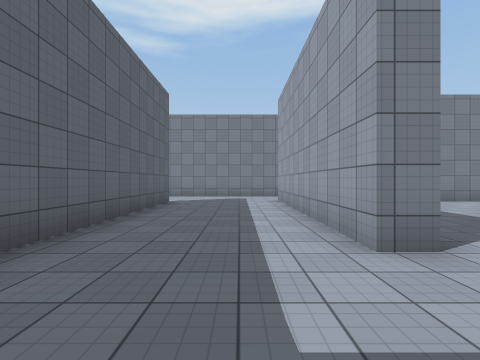
View 1 (above)

19 first-person views from a walk through a 3-D level made in the Unity game engine. The camera is 1.4 m above the floor, looks level and sees 85° across. The floor is counted in squares, 2 m on a side. Each view is taken from the middle of a square. On the plan, view 1 faces up. The plan holds only what a view shows up to about 9 squares ahead; the rest is blank. The player character is not drawn. Surface patterns are stand-ins for the level's own textures.

View 2
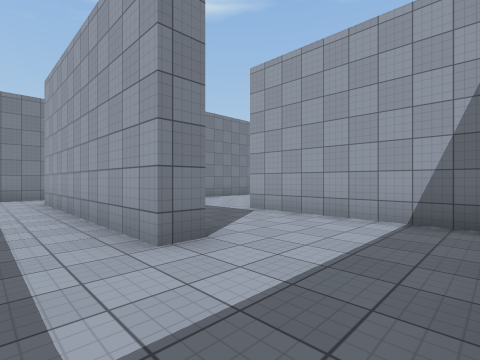

View 3
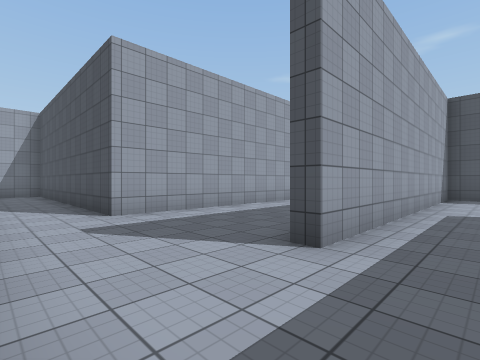

View 4
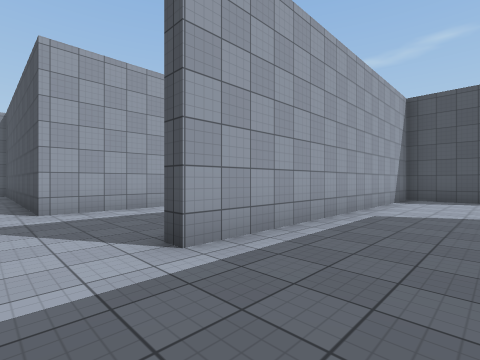

View 5
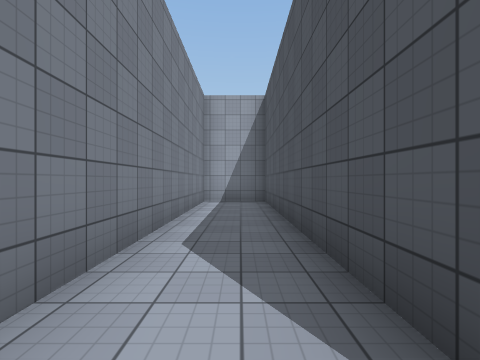

View 6
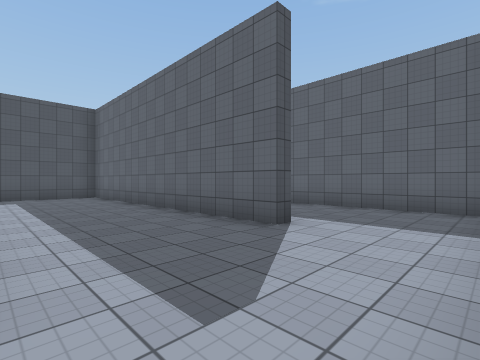

View 7
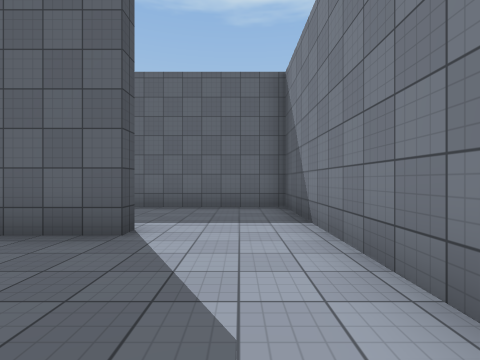

View 8
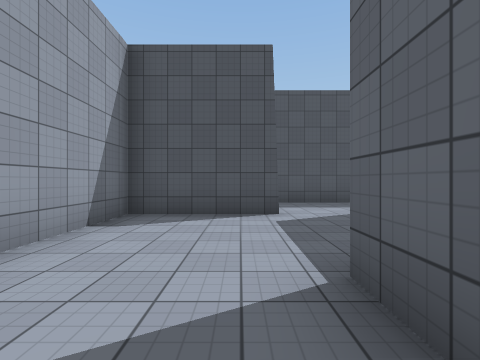

View 9
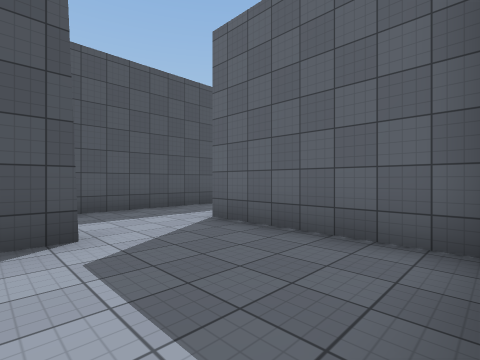

View 10
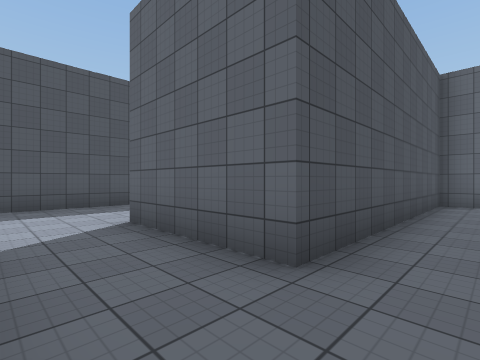

View 11
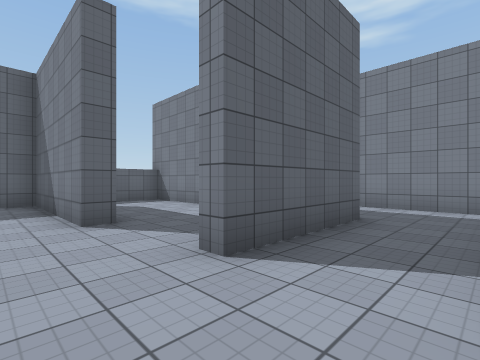

View 12
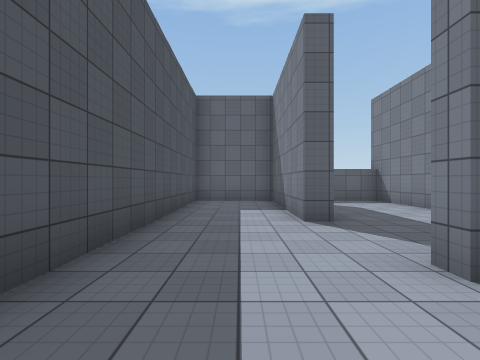

View 13
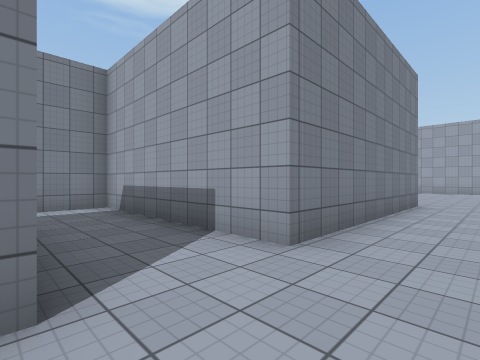

View 14
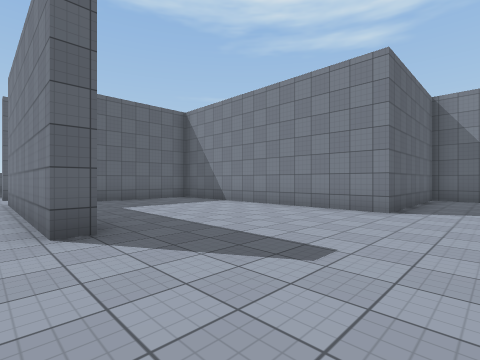

View 15
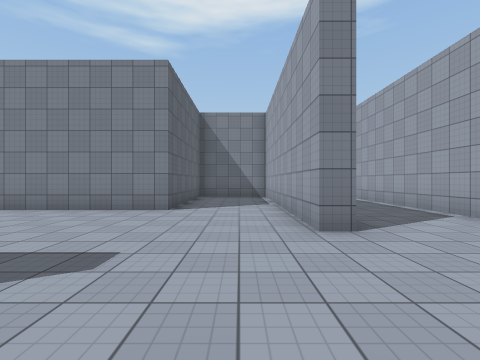

View 16
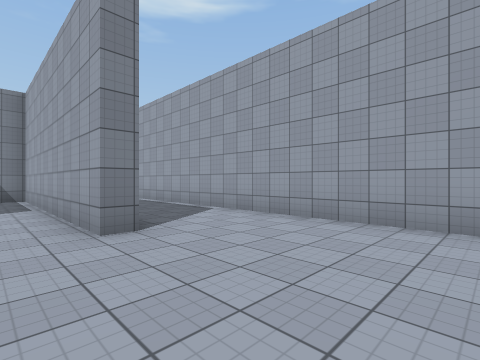

View 17
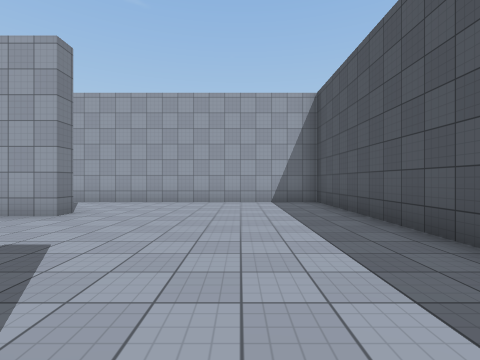

View 18
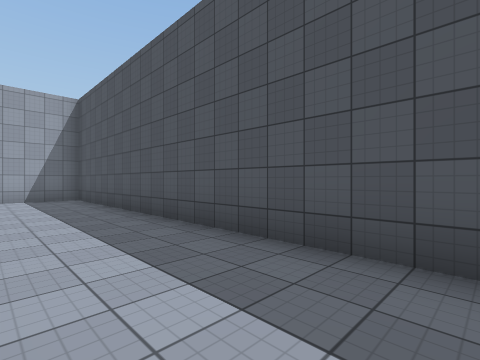

View 19
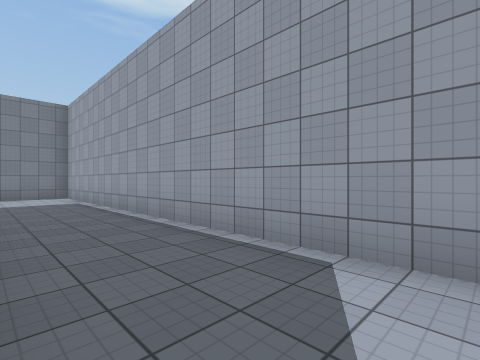

### Floor plan
Points are (right, up) in squares from view 1. A wall is a line through its corners. A room is listed if a view was taken in it or the views show most of it. See-through windows are left out.
Room 1 (views 1, 2, 3, 4, 5, 6, 7, 8, 9)
walls: (2, 2.6) (1.3, 2.6) (1.3, 9.2) (9.6, 9.2) (9.6, 11.2) (-5.8, 11.2) (-5.8, 6.4); (-5.8, 4.1) (-5.8, 3); (-0.4, -0.4) (0.5, -0.4); (-5.9, -0.4) (-2.7, -0.4) (-2.7, 8.5) (-2.3, 8.5) (-2.3, 1.6); (-8.2, 2.9) (-8.2, -1); (4.8, 0.1) (4.8, 2.5); (-8.5, -3.2) (-4.8, -3.2)
ways out: opening at (-5, -2) to room 2; opening at (3.5, 3.5) to room 2; opening at (-8, -1.5)
Room 2 (views 10, 11, 12, 13, 14, 15, 16, 17, 18, 19)
walls: (3.3, -5.9) (3.3, -6.4) (-2.7, -6.4) (-2.7, -0.9) (-5.8, -0.9); (-2.3, -3.5) (-2.3, -4.4); (8.6, -3.4) (8.1, -3.4) (8.1, 3.8) (5.3, 3.8) (5.3, -0.9) (0.4, -0.9); (4.8, 2.5) (4.8, 4.5); (1, -9.5) (11.4, -9.5) (11.4, 7.2); (-4.8, -3.2) (-4.8, -6.4) (-5.2, -6.4); (-7.4, -6.4) (-7.4, -6.9) (-11.7, -6.9) (-11.7, -9.5) (-3.2, -9.5); (-9.2, -3.4) (-11.7, -3.4) (-11.7, -4.9); (7.9, 8.5) (6.5, 8.5); (10.2, 8.5) (9.5, 8.5)
ways out: opening at (-5, -2) to room 1; opening at (3.5, 3.5) to room 1

Where each view was taken, in squares from view 1:
view 1: 0 up, 0 right, facing up
view 2: 0 up, 0 right, facing up-right
view 3: 11 up, 4 left, facing down-right
view 4: 10 up, 5 left, facing down-right
view 5: 10 up, 1 right, facing right
view 6: 11 up, 1 right, facing down-left
view 7: 10 up, 1 right, facing left
view 8: 5 up, 5 left, facing down
view 9: 3 up, 5 left, facing down-left
view 10: 2 down, 3 left, facing down-left
view 11: 8 down, 3 left, facing up-left
view 12: 8 down, 3 left, facing left
view 13: 8 down, 5 left, facing up-right
view 14: 7 down, 7 right, facing up-left
view 15: 7 down, 7 right, facing up
view 16: 7 down, 7 right, facing up-right
view 17: 7 down, 3 right, facing right
view 18: 7 down, 1 right, facing down-right
view 19: 3 down, 9 right, facing up-right
